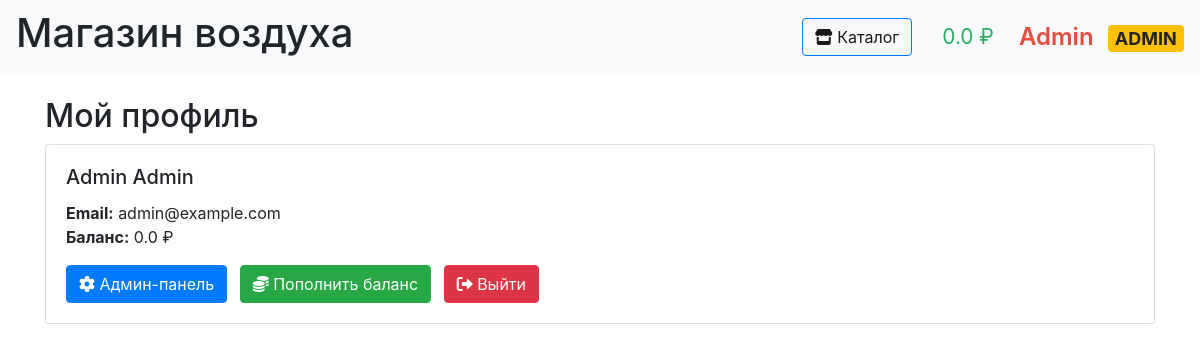
The page /profile (signed in) on the database as committed earlier.
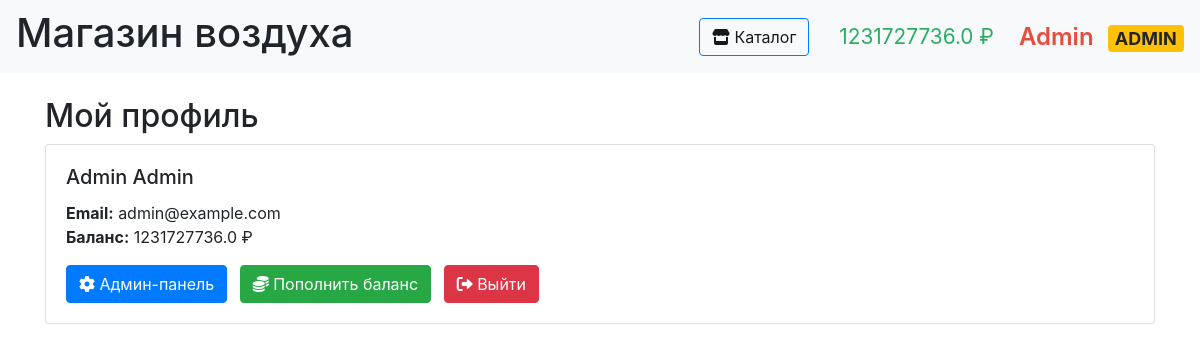
The same page on the database as committed later.
### data/users.py (models this page shows, shortened)
class User(SqlAlchemyBase, UserMixin):
    __tablename__ = 'users'
    id = Column(Integer, primary_key=True, autoincrement=True)
    surname = Column(String, nullable=False)
    name = Column(String, nullable=False)
    email = Column(String, unique=True, nullable=False)
    hashed_password = Column(String, nullable=False)
    balance = Column(Float, default=0)
    is_admin = Column(Boolean, default=False)

### main.py (the view)
@app.route('/profile')
@login_required
def profile():
    return render_template('profile.html', user=current_user)

### data/db_session.py (called while the page is built)
def create_session() -> Session:
    global __factory
    return __factory()

### main.py (called while the page is built)
@login_manager.user_loader
def load_user(user_id):
    db_sess = db_session.create_session()
    return db_sess.query(User).get(user_id)

### templates/profile.html
{% extends "base.html" %}
{% block content %}
<div class="container mt-4">
    <h2>Мой профиль</h2>
    <div class="card">
        <div class="card-body">
            <h5 class="card-title">{{ user.name }} {{ user.surname }}</h5>
            <p class="card-text">
                <strong>Email:</strong> {{ user.email }}<br>
                <strong>Баланс:</strong> {{ user.balance }} ₽
            </p>
            <div class="mt-3">
                {% if user.is_admin %}
                <a href="{{ url_for('admin_panel') }}" class="btn btn-primary mr-2">
                    <i class="fas fa-cog"></i> Админ-панель
                </a>
                {% endif %}
                <a href="{{ url_for('payment') }}" class="btn btn-success mr-2">
                    <i class="fas fa-coins"></i> Пополнить баланс
                </a>
                <a href="{{ url_for('logout') }}" class="btn btn-danger">
                    <i class="fas fa-sign-out-alt"></i> Выйти
                </a>
            </div>
        </div>
    </div>
</div>
{% endblock %}

### templates/base.html (shortened to what this page needs)
<!doctype html>
<html lang="en">
<head>
    <link rel="stylesheet" href="https://stackpath.bootstrapcdn.com/bootstrap/4.4.1/css/bootstrap.min.css">
    <link rel="stylesheet" href="https://cdnjs.cloudflare.com/ajax/libs/font-awesome/6.0.0/css/all.min.css">
</head>
<body>
<nav class="navbar navbar-light bg-light">
    <h1>Магазин воздуха</h1>
    <div class="navbar-text d-flex align-items-center">
        {% if current_user.is_authenticated %}
            <a href="{{ url_for('index') }}" class="btn btn-outline-primary nav-button">
                <i class="fas fa-store"></i> Каталог
            </a>
            <div class="user-container">
                <span class="balance" onclick="window.location.href='{{ url_for('payment') }}'">
                    {{ current_user.balance }} ₽
                </span>
                <span class="username {% if current_user.is_admin %}admin-badge{% endif %}"
                      onclick="window.location.href='{{ url_for('profile') }}'">
                    {{ current_user.name }}
                    {% if current_user.is_admin %}<span class="badge badge-warning ml-2">ADMIN</span>{% endif %}
                </span>
            </div>
        {% else %}
            <a href="{{ url_for('index') }}" class="btn btn-outline-primary nav-button">
                <i class="fas fa-store"></i> Каталог
            </a>
            <a href="/login" class="btn btn-primary">Войти</a>
        {% endif %}
    </div>
</nav>
<main>
    {% block content %}{% endblock %}
</main>
</body>
</html>

Rows that differ between the two databases and show on the page:
changed User "Admin": balance "0.0" → "1231727736.0"
